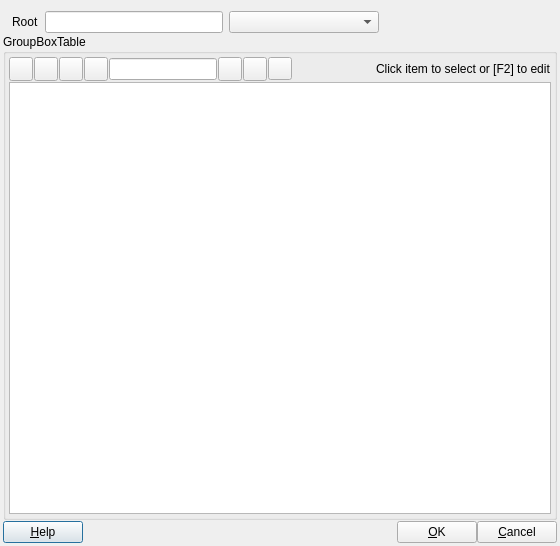
<?xml version="1.0" encoding="UTF-8"?>
<ui version="4.0">
 <class>RB_DialogBase</class>
 <widget class="QDialog" name="RB_DialogBase">
  <property name="geometry">
   <rect>
    <x>0</x>
    <y>0</y>
    <width>560</width>
    <height>546</height>
   </rect>
  </property>
  <property name="windowTitle">
   <string>Dialog</string>
  </property>
  <layout class="QGridLayout" name="gridLayout_2">
   <property name="leftMargin">
    <number>3</number>
   </property>
   <property name="rightMargin">
    <number>3</number>
   </property>
   <property name="bottomMargin">
    <number>3</number>
   </property>
   <property name="horizontalSpacing">
    <number>3</number>
   </property>
   <property name="verticalSpacing">
    <number>1</number>
   </property>
   <item row="0" column="0">
    <layout class="QHBoxLayout" name="horizontalLayout_2">
     <property name="spacing">
      <number>6</number>
     </property>
     <property name="leftMargin">
      <number>9</number>
     </property>
     <item>
      <widget class="QLabel" name="lblRoot">
       <property name="text">
        <string>Root</string>
       </property>
      </widget>
     </item>
     <item>
      <widget class="QLineEdit" name="leRoot"/>
     </item>
     <item>
      <widget class="QComboBox" name="cbSourceModelFilter">
       <property name="minimumSize">
        <size>
         <width>150</width>
         <height>0</height>
        </size>
       </property>
      </widget>
     </item>
     <item>
      <spacer name="horizontalSpacer_3">
       <property name="orientation">
        <enum>Qt::Horizontal</enum>
       </property>
       <property name="sizeHint" stdset="0">
        <size>
         <width>40</width>
         <height>20</height>
        </size>
       </property>
      </spacer>
     </item>
    </layout>
   </item>
   <item row="1" column="0">
    <widget class="QGroupBox" name="gbTable">
     <property name="title">
      <string>GroupBoxTable</string>
     </property>
     <layout class="QGridLayout" name="gridLayout">
      <property name="leftMargin">
       <number>3</number>
      </property>
      <property name="topMargin">
       <number>3</number>
      </property>
      <property name="rightMargin">
       <number>3</number>
      </property>
      <property name="bottomMargin">
       <number>3</number>
      </property>
      <property name="horizontalSpacing">
       <number>3</number>
      </property>
      <property name="verticalSpacing">
       <number>1</number>
      </property>
      <item row="0" column="0">
       <layout class="QHBoxLayout" name="horizontalLayout_3">
        <property name="spacing">
         <number>1</number>
        </property>
        <item>
         <widget class="QToolButton" name="pbAdd">
          <property name="minimumSize">
           <size>
            <width>24</width>
            <height>24</height>
           </size>
          </property>
          <property name="maximumSize">
           <size>
            <width>24</width>
            <height>24</height>
           </size>
          </property>
          <property name="toolTip">
           <string>Add item</string>
          </property>
          <property name="text">
           <string/>
          </property>
          <property name="icon">
           <iconset resource="db.qrc">
            <normaloff>:/images/icons/add.png</normaloff>:/images/icons/add.png</iconset>
          </property>
          <property name="iconSize">
           <size>
            <width>16</width>
            <height>16</height>
           </size>
          </property>
         </widget>
        </item>
        <item>
         <widget class="QToolButton" name="pbDelete">
          <property name="minimumSize">
           <size>
            <width>24</width>
            <height>24</height>
           </size>
          </property>
          <property name="maximumSize">
           <size>
            <width>24</width>
            <height>24</height>
           </size>
          </property>
          <property name="toolTip">
           <string>Delete item</string>
          </property>
          <property name="text">
           <string/>
          </property>
          <property name="icon">
           <iconset resource="db.qrc">
            <normaloff>:/images/icons/delete.png</normaloff>:/images/icons/delete.png</iconset>
          </property>
          <property name="iconSize">
           <size>
            <width>16</width>
            <height>16</height>
           </size>
          </property>
         </widget>
        </item>
        <item>
         <widget class="QToolButton" name="pbUp">
          <property name="minimumSize">
           <size>
            <width>24</width>
            <height>24</height>
           </size>
          </property>
          <property name="maximumSize">
           <size>
            <width>24</width>
            <height>24</height>
           </size>
          </property>
          <property name="toolTip">
           <string>Move item up</string>
          </property>
          <property name="text">
           <string/>
          </property>
          <property name="icon">
           <iconset resource="db.qrc">
            <normaloff>:/images/icons/arrow_up.png</normaloff>:/images/icons/arrow_up.png</iconset>
          </property>
          <property name="iconSize">
           <size>
            <width>16</width>
            <height>16</height>
           </size>
          </property>
         </widget>
        </item>
        <item>
         <widget class="QToolButton" name="pbDown">
          <property name="minimumSize">
           <size>
            <width>24</width>
            <height>24</height>
           </size>
          </property>
          <property name="maximumSize">
           <size>
            <width>24</width>
            <height>24</height>
           </size>
          </property>
          <property name="toolTip">
           <string>Move item down</string>
          </property>
          <property name="text">
           <string/>
          </property>
          <property name="icon">
           <iconset resource="db.qrc">
            <normaloff>:/images/icons/arrow_down.png</normaloff>:/images/icons/arrow_down.png</iconset>
          </property>
          <property name="iconSize">
           <size>
            <width>16</width>
            <height>16</height>
           </size>
          </property>
         </widget>
        </item>
        <item>
         <widget class="QLineEdit" name="leFind"/>
        </item>
        <item>
         <widget class="QToolButton" name="pbFind">
          <property name="minimumSize">
           <size>
            <width>24</width>
            <height>24</height>
           </size>
          </property>
          <property name="maximumSize">
           <size>
            <width>24</width>
            <height>24</height>
           </size>
          </property>
          <property name="toolTip">
           <string>Find (next)</string>
          </property>
          <property name="text">
           <string/>
          </property>
          <property name="icon">
           <iconset resource="db.qrc">
            <normaloff>:/images/icons/find.png</normaloff>:/images/icons/find.png</iconset>
          </property>
         </widget>
        </item>
        <item>
         <widget class="QToolButton" name="pbFilter">
          <property name="minimumSize">
           <size>
            <width>24</width>
            <height>24</height>
           </size>
          </property>
          <property name="maximumSize">
           <size>
            <width>24</width>
            <height>24</height>
           </size>
          </property>
          <property name="toolTip">
           <string>Filter</string>
          </property>
          <property name="text">
           <string/>
          </property>
          <property name="icon">
           <iconset resource="db.qrc">
            <normaloff>:/images/icons/filter.png</normaloff>:/images/icons/filter.png</iconset>
          </property>
         </widget>
        </item>
        <item>
         <widget class="QToolButton" name="pbFilterClear">
          <property name="toolTip">
           <string>Empty filter</string>
          </property>
          <property name="text">
           <string/>
          </property>
          <property name="icon">
           <iconset resource="db.qrc">
            <normaloff>:/images/icons/filter_empty.png</normaloff>:/images/icons/filter_empty.png</iconset>
          </property>
         </widget>
        </item>
        <item>
         <spacer name="horizontalSpacer_2">
          <property name="orientation">
           <enum>Qt::Horizontal</enum>
          </property>
          <property name="sizeHint" stdset="0">
           <size>
            <width>40</width>
            <height>20</height>
           </size>
          </property>
         </spacer>
        </item>
        <item>
         <widget class="QLabel" name="lblTvInfo">
          <property name="text">
           <string>Click item to select or [F2] to edit</string>
          </property>
         </widget>
        </item>
       </layout>
      </item>
      <item row="1" column="0">
       <widget class="QTableView" name="tableView"/>
      </item>
     </layout>
    </widget>
   </item>
   <item row="2" column="0">
    <layout class="QHBoxLayout" name="horizontalLayout">
     <item>
      <widget class="QPushButton" name="pbHelp">
       <property name="text">
        <string>&amp;Help</string>
       </property>
      </widget>
     </item>
     <item>
      <spacer name="horizontalSpacer">
       <property name="orientation">
        <enum>Qt::Horizontal</enum>
       </property>
       <property name="sizeHint" stdset="0">
        <size>
         <width>40</width>
         <height>20</height>
        </size>
       </property>
      </spacer>
     </item>
     <item>
      <widget class="QPushButton" name="pbOk">
       <property name="text">
        <string>&amp;OK</string>
       </property>
       <property name="default">
        <bool>false</bool>
       </property>
      </widget>
     </item>
     <item>
      <widget class="QPushButton" name="pbCancel">
       <property name="text">
        <string>&amp;Cancel</string>
       </property>
      </widget>
     </item>
    </layout>
   </item>
  </layout>
 </widget>
 <tabstops>
  <tabstop>tableView</tabstop>
  <tabstop>pbOk</tabstop>
  <tabstop>pbCancel</tabstop>
  <tabstop>pbHelp</tabstop>
  <tabstop>pbAdd</tabstop>
  <tabstop>pbDelete</tabstop>
  <tabstop>pbUp</tabstop>
  <tabstop>pbDown</tabstop>
  <tabstop>leFind</tabstop>
  <tabstop>pbFind</tabstop>
  <tabstop>pbFilter</tabstop>
  <tabstop>pbFilterClear</tabstop>
  <tabstop>leRoot</tabstop>
 </tabstops>
 <resources>
  <include location="db.qrc"/>
 </resources>
 <connections/>
</ui>
